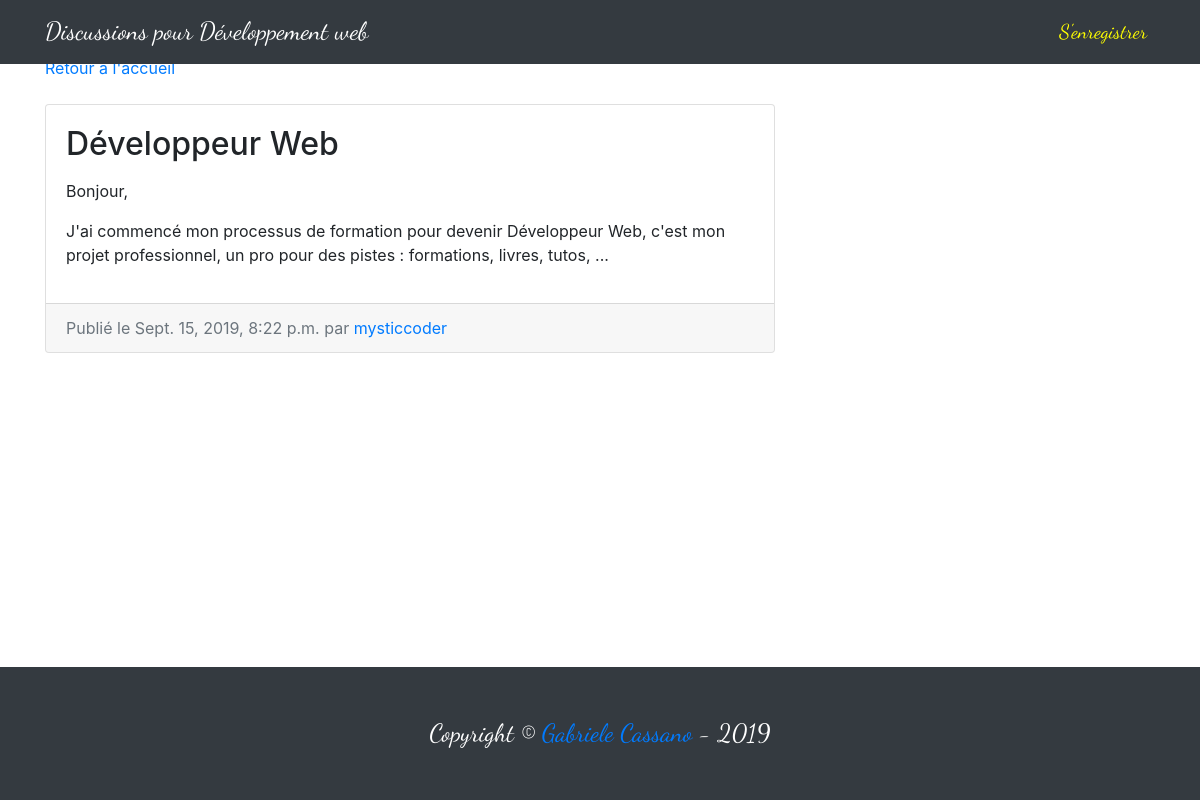
/entry/7/, run on the app's committed database.
### entries/models.py (models this page shows, shortened)
class Entry(models.Model):
    entry_title = models.CharField(max_length=50)
    entry_text = models.TextField()
    entry_date = models.DateTimeField(auto_now_add=True)
    entry_author = models.ForeignKey(User, on_delete=models.CASCADE)
    class Meta:
      verbose_name_plural = "entries"

### entries/views.py (the view)
# urls.py: path('entry/<int:pk>/', EntryView.as_view(), name = 'entry-detail'),
class EntryView(DetailView):
   model = Entry
   template_name= "entries/entry_detail.html"

### entries/templates/entries/entry_detail.html
{% extends "entries/base.html" %}
{% block content %}
<div class="col-md-8">
	<a href="{% url 'blog-home'%}">Retour à l'accueil</a>
    <div class="card mb-4 mt-4">
        <div class="card-body">
            <h2 class="card-title">{{ object.entry_title }}</h2>
            <p class="card-text">{{ object.entry_text|linebreaks }}</p>
        </div>
		<div class="card-footer text-muted">
            Publié le {{ object.entry_date }} par
           <a href="#">{{ object.entry_author }}</a>
         </div>
    </div>
</div>
{% endblock %}

### entries/static/entries/css/blog-home.css (style rules this page uses)
body { padding-top: 56px; }

### data on the page
Entry: entry_title "Développeur Web", entry_text "Bonjour, J'ai commencé mon processus de formation pour devenir Développeur Web, c'est mon projet professionnel, un pro pour des pistes : formations, livres, tutos, ...", entry_date "Sept. 15, 2019, 8:22 p.m.", entry_author "mysticcoder"
